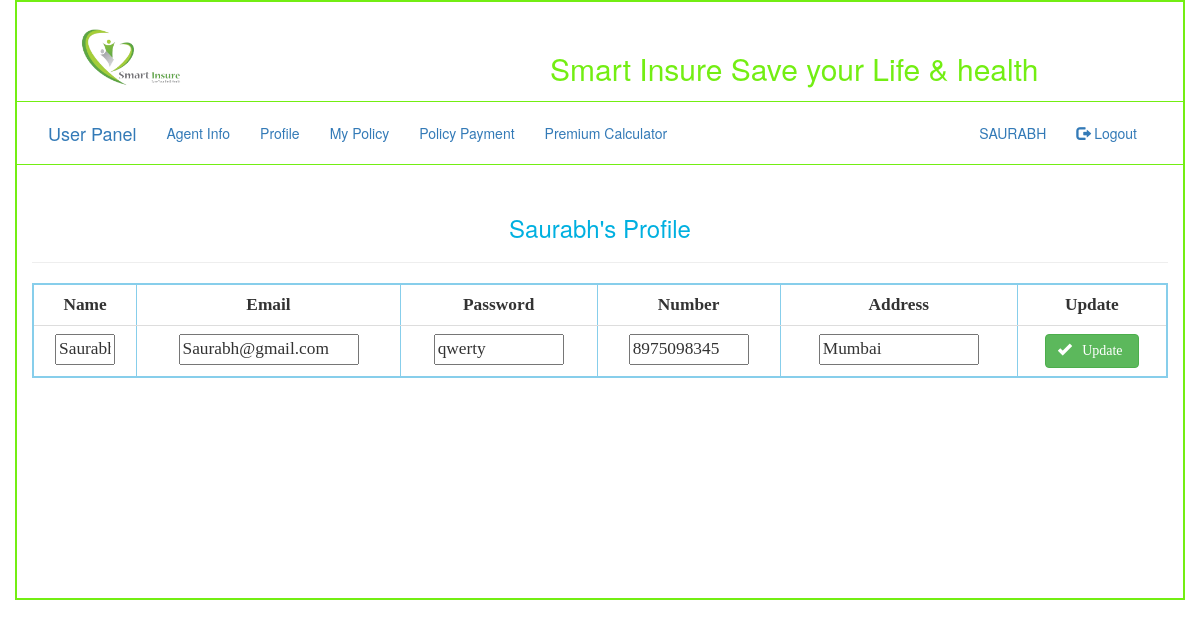
Page /user_profile/profile.php (signed in) on the committed database.
### tables this page shows
CREATE TABLE `registration` (
  `id` int(11) NOT NULL,
  `name` varchar(50) NOT NULL,
  `email` varchar(50) NOT NULL,
  `password` varchar(30) NOT NULL,
  `num` varchar(12) NOT NULL,
  `userType` varchar(30) NOT NULL,
  `manager_name` varchar(50) NOT NULL,
  `agent_name` varchar(30) NOT NULL,
  `address` varchar(60) NOT NULL
);

### user_profile/profile.php (the view, shortened to what this page needs)
<?php
include "db.php";
?>
<!DOCTYPE html>
<html>
<head>
<link type="text/css" rel="stylesheet" href="../css/bootstrap.css"/>
</head>
<body>
<div class="container" style="border: 2px solid #73EE13; min-height: 600px">
	<div class="row" style="border-bottom: 1px solid #73EE13">
		<div class="col-sm-4"><a href="../index.php">
			<img src="../images/logo.png" class="img-responsive" height="150px" width="200px"></a>
		</div>
		<div class="col-sm-8" style="  margin-top: 30px; text-align: center ">
			<h2> <font color="#73EE13"> Smart Insure Save your Life & health </font>  </h2>
		</div>
	</div>
	<div class="row" style="border-bottom: 1px solid #73EE13">
		<div class="col-sm-12" style="margin-bottom: -15px; margin-top: 5px; ">
			<nav class="navbar navbar-fluid">
  <div class="container-fluid">
    <div class="navbar-header">
      <a class="navbar-brand" href="user_profile.php">User Panel</a>
    </div>
    <div class="collapse navbar-collapse" id="myNavbar">
      <ul class="nav navbar-nav">
        <li><a href="user_agent.php">Agent Info</a></li>
        <li><a href="profile.php">Profile</a></li>
        <li><a href="my_policy.php">My Policy</a></li>
        <li><a href="policy_payment.php">Policy Payment</a></li>
        <li><a href="../other/calculator.php">Premium Calculator</a></li>
      </ul>
      <ul class="nav navbar-nav navbar-right">
       <?php
	if(isset($_SESSION['name'])){
		?>
	 <li><a href="#"> <?php echo strtoupper($_SESSION['name']); ?></a></li>
      <li><a href="../login/logout.php"><span class="glyphicon glyphicon-log-out"></span> Logout</a></li>
    <?php
}
else{
	echo "<li><a href='login/register.php'><span class='glyphicon glyphicon-user'></span> Sign Up</a></li>";
	echo "      <li><a href='login/login.php'><span class='glyphicon glyphicon-log-in'></span> Login</a></li>";
}
?> </ul>
    </div>
  </div>
</nav>
		</div>
	</div>
<div class="row">
<div class="col-sm-12" style="margin-top: 30px" >
<h3 align="center"><font color="sky blue"> <?php echo ucfirst($_SESSION['name']); ?>'s Profile</font></h3><hr>
<div class="table-responsive">
<table class="table table-hover " border="2px solid green" cellspacing="0px" cellpadding="10px" align="center" style="border: 2px solid skyblue; font-family: comic; font-size: 13pt; ">
<tr>
<th> <center> Name </center> </th>
<th> <center>Email </center> </th>
<th> <center>Password </center> </th>
<th> <center>Number </center></th>
<th> <center>Address </center></th>
<th> <center>Update </center></th>
</tr>
<?php
$namee = $_SESSION['name'];
$qwery = "SELECT * from registration where name='$namee'";
$run = mysqli_query($con, $qwery);
while ($roww = mysqli_fetch_array($run, MYSQLI_BOTH)) {
echo " <form action='profile.php' method='POST'>
   <tr align='center'>
   <input type='hidden' name='id' value='$roww[id]' size='2' readonly>
   <td><input type='text' name='name' value='$roww[name]' size='3' readonly></td>
   <td><input type='text' name='email' value='$roww[email]'size='15'></td>
   <td><input type='text' name='password' value='$roww[password]'size='10'></td>
   <td><input type='text' name='number' value='$roww[num]'size='9'></td>
   <td><input type='text' name='address' value='$roww[address]'size='13'></td>
   <td><center><button type='submit' class=' btn btn-success' name='Update'> <span class='glyphicon glyphicon-ok'></span> &nbsp; Update&nbsp;</button></td>
   </tr>";
}
?>
</div>
</div>
</div>
</div>
</body>
</html>

### rows in the picture
registration: name "Saurabh", email "Saurabh@gmail.com", password "qwerty", number "8975098345", address "Mumbai"

### other values in the picture
$_SESSION['name'] "SAURABH"
$_SESSION['name'] "Saurabh"
